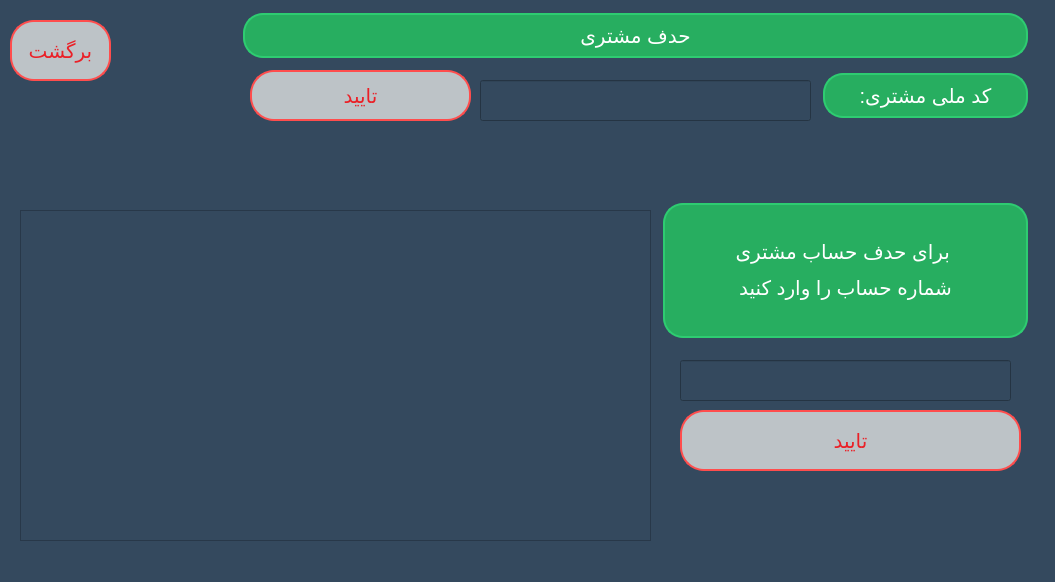
<?xml version="1.0" encoding="UTF-8"?>
<ui version="4.0">
 <class>delete_customer</class>
 <widget class="QWidget" name="delete_customer">
  <property name="geometry">
   <rect>
    <x>0</x>
    <y>0</y>
    <width>1055</width>
    <height>582</height>
   </rect>
  </property>
  <property name="windowTitle">
   <string>Form</string>
  </property>
  <property name="styleSheet">
   <string notr="true">background: #34495e;</string>
  </property>
  <widget class="QPushButton" name="print_information_2">
   <property name="geometry">
    <rect>
     <x>680</x>
     <y>410</y>
     <width>341</width>
     <height>61</height>
    </rect>
   </property>
   <property name="cursor">
    <cursorShape>PointingHandCursor</cursorShape>
   </property>
   <property name="styleSheet">
    <string notr="true">border-radius: 24px;

	color:#EA2027; background-color:#bdc3c7; border: 2px solid #ff4d4d;  font-size:20px;</string>
   </property>
   <property name="text">
    <string>تایید</string>
   </property>
  </widget>
  <widget class="QLabel" name="label_6">
   <property name="geometry">
    <rect>
     <x>660</x>
     <y>200</y>
     <width>371</width>
     <height>141</height>
    </rect>
   </property>
   <property name="styleSheet">
    <string notr="true">	border: 0;
	background: #27ae60;
	display: block;
	margin: 3px 3px;
	text-align: center;
	border: 2px solid #2ecc71;
	outline: none;
	color: white;
	border-radius: 20px;
	font-size:20px;	</string>
   </property>
   <property name="text">
    <string>&lt;html&gt;&lt;head/&gt;&lt;body&gt;&lt;p&gt;برای حدف حساب مشتری &lt;/p&gt;&lt;p&gt;شماره حساب را وارد کنید&lt;/p&gt;&lt;/body&gt;&lt;/html&gt;</string>
   </property>
   <property name="alignment">
    <set>Qt::AlignCenter</set>
   </property>
  </widget>
  <widget class="QScrollArea" name="scrollArea">
   <property name="geometry">
    <rect>
     <x>20</x>
     <y>210</y>
     <width>631</width>
     <height>331</height>
    </rect>
   </property>
   <property name="styleSheet">
    <string notr="true"/>
   </property>
   <property name="widgetResizable">
    <bool>true</bool>
   </property>
   <widget class="QWidget" name="scrollAreaWidgetContents">
    <property name="geometry">
     <rect>
      <x>0</x>
      <y>0</y>
      <width>629</width>
      <height>329</height>
     </rect>
    </property>
    <layout class="QHBoxLayout" name="horizontalLayout">
     <item>
      <widget class="QLabel" name="information">
       <property name="styleSheet">
        <string notr="true">font-size:17px;color:white;</string>
       </property>
       <property name="text">
        <string/>
       </property>
       <property name="alignment">
        <set>Qt::AlignHCenter|Qt::AlignTop</set>
       </property>
      </widget>
     </item>
    </layout>
   </widget>
  </widget>
  <widget class="QLabel" name="lbl_text">
   <property name="geometry">
    <rect>
     <x>230</x>
     <y>150</y>
     <width>261</width>
     <height>31</height>
    </rect>
   </property>
   <property name="styleSheet">
    <string notr="true">color:#FF4500; font-size:18px;</string>
   </property>
   <property name="text">
    <string/>
   </property>
  </widget>
  <widget class="QLineEdit" name="ncod">
   <property name="geometry">
    <rect>
     <x>480</x>
     <y>80</y>
     <width>331</width>
     <height>41</height>
    </rect>
   </property>
   <property name="styleSheet">
    <string notr="true">color:white; font-size:20px;</string>
   </property>
  </widget>
  <widget class="QPushButton" name="print_information">
   <property name="geometry">
    <rect>
     <x>250</x>
     <y>70</y>
     <width>221</width>
     <height>51</height>
    </rect>
   </property>
   <property name="cursor">
    <cursorShape>PointingHandCursor</cursorShape>
   </property>
   <property name="styleSheet">
    <string notr="true">border-radius: 24px;

	color:#EA2027; background-color:#bdc3c7; border: 2px solid #ff4d4d;  font-size:20px;</string>
   </property>
   <property name="text">
    <string>تایید</string>
   </property>
  </widget>
  <widget class="QPushButton" name="back_to_emploee_page">
   <property name="geometry">
    <rect>
     <x>10</x>
     <y>20</y>
     <width>101</width>
     <height>61</height>
    </rect>
   </property>
   <property name="cursor">
    <cursorShape>PointingHandCursor</cursorShape>
   </property>
   <property name="styleSheet">
    <string notr="true">border-radius: 24px;

	color:#EA2027; background-color:#bdc3c7; border: 2px solid #ff4d4d;  font-size:20px;</string>
   </property>
   <property name="text">
    <string>برگشت</string>
   </property>
  </widget>
  <widget class="QLabel" name="label_5">
   <property name="geometry">
    <rect>
     <x>820</x>
     <y>70</y>
     <width>211</width>
     <height>51</height>
    </rect>
   </property>
   <property name="styleSheet">
    <string notr="true">	border: 0;
	background: #27ae60;
	display: block;
	margin: 3px 3px;
	text-align: center;
	border: 2px solid #2ecc71;
	outline: none;
	color: white;
	border-radius: 20px;
	font-size:20px;	</string>
   </property>
   <property name="text">
    <string>کد ملی مشتری:</string>
   </property>
   <property name="alignment">
    <set>Qt::AlignCenter</set>
   </property>
  </widget>
  <widget class="QLabel" name="result">
   <property name="geometry">
    <rect>
     <x>690</x>
     <y>490</y>
     <width>321</width>
     <height>41</height>
    </rect>
   </property>
   <property name="styleSheet">
    <string notr="true">font-size:17px; color:yellow;</string>
   </property>
   <property name="text">
    <string/>
   </property>
  </widget>
  <widget class="QLabel" name="label_7">
   <property name="geometry">
    <rect>
     <x>240</x>
     <y>10</y>
     <width>791</width>
     <height>51</height>
    </rect>
   </property>
   <property name="styleSheet">
    <string notr="true">	border: 0;
	background: #27ae60;
	display: block;
	margin: 3px 3px;
	text-align: center;
	border: 2px solid #2ecc71;
	outline: none;
	color: white;
	border-radius: 20px;
	font-size:20px;	</string>
   </property>
   <property name="text">
    <string>حدف مشتری</string>
   </property>
   <property name="alignment">
    <set>Qt::AlignCenter</set>
   </property>
  </widget>
  <widget class="QLineEdit" name="num_account">
   <property name="geometry">
    <rect>
     <x>680</x>
     <y>360</y>
     <width>331</width>
     <height>41</height>
    </rect>
   </property>
   <property name="styleSheet">
    <string notr="true">color:white; font-size:20px;</string>
   </property>
  </widget>
  <widget class="QLabel" name="lbl_ind">
   <property name="geometry">
    <rect>
     <x>1010</x>
     <y>550</y>
     <width>41</width>
     <height>31</height>
    </rect>
   </property>
   <property name="text">
    <string/>
   </property>
  </widget>
 </widget>
 <resources/>
 <connections/>
</ui>
